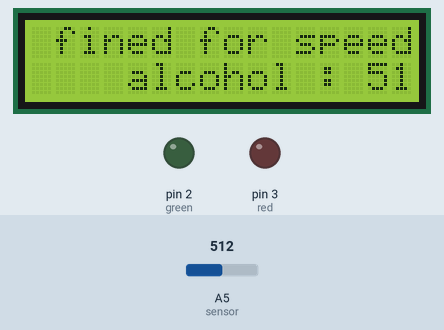
A sketch run on a simulated Arduino Uno, built with avr-gcc and run on an emulated ATmega328P. Parts: 16×2 character LCD, output pins drawn as LEDs (lit = HIGH). The test bench sets the inputs (shaded band); at power-on: A5 (sensor) = 512. Pins used as bus, display or sensor lines are not drawn; what the sketch prints to the serial monitor is not drawn.

Above: at 1.1 s.
1.7 s: A5 (sensor) set to 533
At 4.4 s:
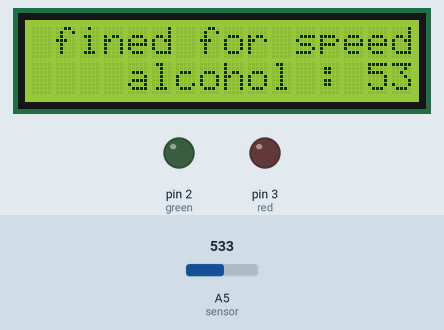
6.0 s: A5 (sensor) set to 557
At 6.7 s:
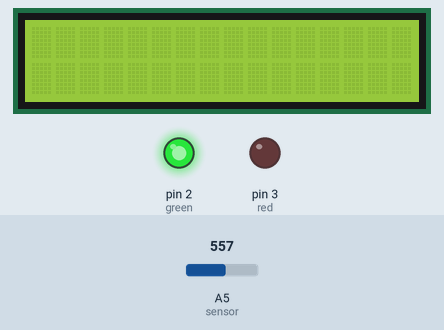
10.6 s: A5 (sensor) set to 688
At 12.0 s:
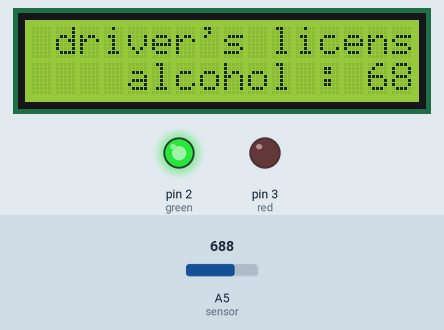
13.6 s: A5 (sensor) set to 709
At 15.0 s:
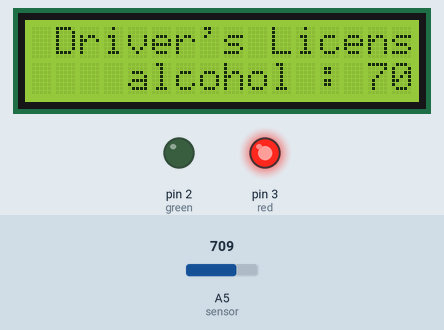
18.1 s: A5 (sensor) set to 511
At 18.9 s:
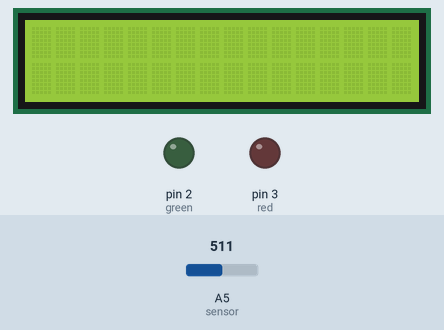
Timing chart, 0 to 21.1 s (numbered marks = the images above; inputs shaded):
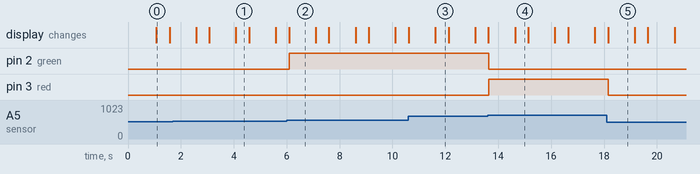

The sketch:

alcohol.ino
```cpp
#include <LiquidCrystal.h>
LiquidCrystal LCD(4,6,10,11,12,13);// (RS, E, DB4,DB5,DB6,DB7)

int sensor = A5;
int blue = 1;
int green = 2;
int red = 3;

void setup(){
  LCD.begin(16,2);
  Serial.begin(9600);
  pinMode(red,OUTPUT);
  pinMode(green,OUTPUT);
  pinMode(blue,OUTPUT);
}

void loop(){
  int alc=analogRead(sensor);
  Serial.println(alc);
  if(alc>=700){  //이거도 아무숫자예요
    analogWrite(red,255);
    analogWrite(green,0);
    analogWrite(blue,0);
    delay(1000);
    LCD.setCursor(1,0);
    LCD.print("Driver's License Revocation");        //운전면허 취소
    LCD.setCursor(4,1);
    LCD.print("alcohol : ");
    LCD.print((int)alc);
    delay(500);
    LCD.clear();// LCD 문자열 삭제
  }
  else if(alc>=550 && alc<700){
    analogWrite(red,0);
    analogWrite(green,255);
    analogWrite(blue,0);
    delay(1000);
    LCD.setCursor(1,0);
    LCD.print("driver's license suspension"); //운전면허 정지
    LCD.setCursor(4,1);
    LCD.print("alcohol : ");
    LCD.print((int)alc);
    delay(500);
    LCD.clear();
  }
  else if(alc<550){
    analogWrite(red,0);
    analogWrite(green,0);
    analogWrite(blue,255);
    delay(1000);
    LCD.setCursor(1,0);
    LCD.print("fined for speeding"); //단순 과속
    LCD.setCursor(4,1);
    LCD.print("alcohol : ");
    LCD.print((int)alc);
    delay(500);
    LCD.clear();
  }
}
```

Measured:
- the behaviour switches between 549 and 550 on A5 (sensor) (found by bisection; images 1 and 2)
- the behaviour switches between 699 and 700 on A5 (sensor) (found by bisection; images 3 and 4)
- after the input at 1.7 s, the display: first differs from a run without the input after 2.4 s (image 1)
- after the input at 6.0 s, pin 2 (green): LOW → HIGH after 0.09 s
- after the input at 10.6 s, the display: first differs from a run without the input after 1.0 s (image 3)
- after the input at 13.6 s, pin 2 (green): HIGH → LOW at once; pin 3 (red): LOW → HIGH at once; the display: first differs from a run without the input after 1.0 s (image 4)
- after the input at 18.1 s, pin 3 (red): HIGH → LOW after 0.06 s
